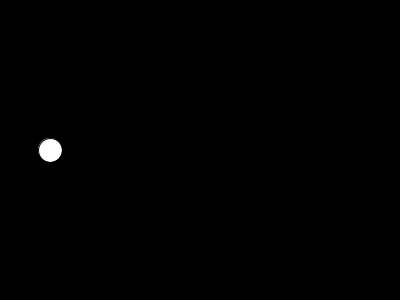
Frame 1 (no input)
Frame 60 (the mouse pressed at the canvas centre just before this capture): identical to frame 1, image omitted
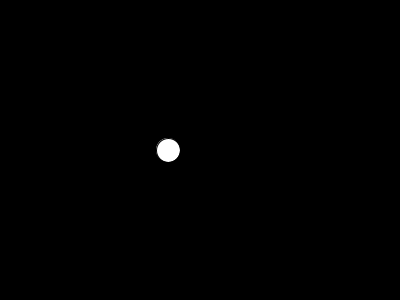
Frame 120 (the mouse held since frame 60 and released just before this capture)

The Processing sketch that drew these frames (run headless with seeded random() and noise(); from frame 60 on, the mouse is pressed at the canvas centre):

// Processing sketch: boolean_practice
// ── boolean_practice.pde
float x = 50;
boolean going = false;

void setup(){
  size(400,300);
}


void draw(){
  background(0);
  fill(255);
  ellipse(x, 150, 24, 24);
  
  if (going) {
  x = x + 2;
  }
}
  
  
  void mousePressed(){
  going = !going;
  }
  
  
//alternative logic
  /*
  void mousePressed(){
   if (going){
   going = false;
   } else { 
   going = true;}
  }
  
*/
